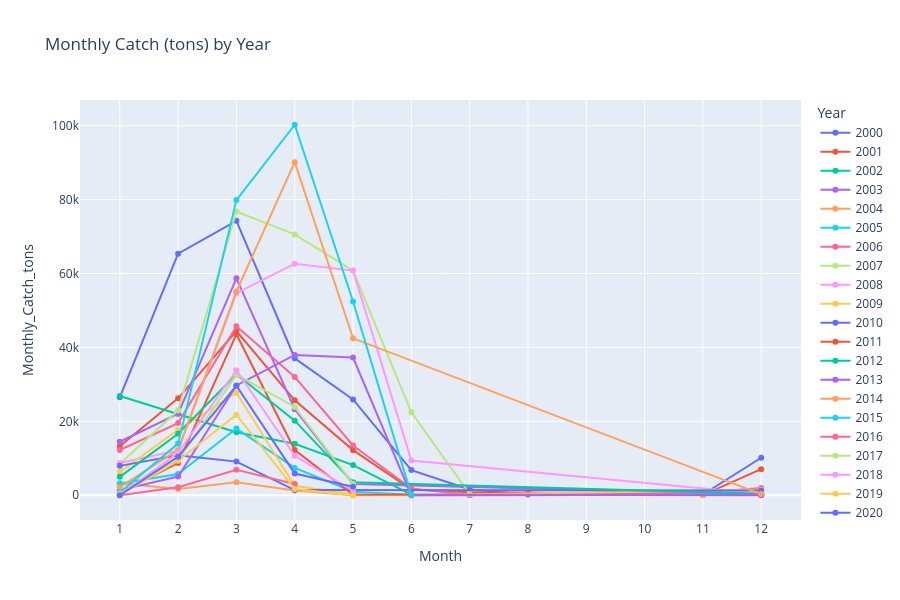

Notebook source saved alongside this figure:
### Markdown cell above
### 📈 Monthly Catch by Year

Below we plot monthly catch across years to examine seasonal and interannual variation. 
- **Interactive** plot allows hovering and zoom
- **Static PDF** is exported for reproducibility

### Code cell
# ============================
# Monthly Catch by Year (Interactive)
# ============================

# Interactive Plot
fig = px.line(
    monthly_catch,
    x="Month",
    y="Monthly_Catch_tons",
    color="Year",
    markers=True,
    title="Monthly Catch (tons) by Year",
    labels={"Monthly_Catch": "(tons)", "Month": "Month"}
)

fig.update_layout(
    legend_title="Year",
    xaxis=dict(tickmode='linear', tick0=1, dtick=1),
    hovermode='x unified',
    width=900,
    height=600
)

fig.write_html("../results/plots/monthly_catch_plot.html")
fig.show()

### Figure 1 — Plotly figure (JSON) as saved in the notebook; plotly's stock layout.template omitted (floating-point values rounded to 4 significant figures)
{"data": [{"hovertemplate": "Year=2000<br>Month=%{x}<br>Monthly_Catch_tons=%{y}<extra></extra>", "legendgroup": "2000", "line": {"color": "#636efa", "dash": "solid"}, "marker": {"symbol": "circle"}, "mode": "lines+markers", "name": "2000", "orientation": "v", "showlegend": true, "type": "scatter", "x": [1, 2, 3, 4, 5, 6, 7, 8, 11, 12], "xaxis": "x", "y": [26480.0, 65330.0, 74240.0, 37060.0, 25930.0, 6796.0, 1549.0, 219.1, 193.0, 10140.0], "yaxis": "y"}, {"hovertemplate": "Year=2001<br>Month=%{x}<br>Monthly_Catch_tons=%{y}<extra></extra>", "legendgroup": "2001", "line": {"color": "#EF553B", "dash": "solid"}, "marker": {"symbol": "circle"}, "mode": "lines+markers", "name": "2001", "orientation": "v", "showlegend": true, "type": "scatter", "x": [1, 2, 3, 4, 5, 6, 7, 8, 11, 12], "xaxis": "x", "y": [13270.0, 26210.0, 44410.0, 25670.0, 12200.0, 1556.0, 829.7, 695.5, 42.49, 7054.0], "yaxis": "y"}, {"hovertemplate": "Year=2002<br>Month=%{x}<br>Monthly_Catch_tons=%{y}<extra></extra>", "legendgroup": "2002", "line": {"color": "#00cc96", "dash": "solid"}, "marker": {"symbol": "circle"}, "mode": "lines+markers", "name": "2002", "orientation": "v", "showlegend": true, "type": "scatter", "x": [1, 2, 3, 4, 5, 6], "xaxis": "x", "y": [26850.0, 22020.0, 17030.0, 13940.0, 8165.0, 191.4], "yaxis": "y"}, {"hovertemplate": "Year=2003<br>Month=%{x}<br>Monthly_Catch_tons=%{y}<extra></extra>", "legendgroup": "2003", "line": {"color": "#ab63fa", "dash": "solid"}, "marker": {"symbol": "circle"}, "mode": "lines+markers", "name": "2003", "orientation": "v", "showlegend": true, "type": "scatter", "x": [1, 2, 3, 4, 5, 12], "xaxis": "x", "y": [14470.0, 22070.0, 58680.0, 23280.0, 3037.0, 254.8], "yaxis": "y"}, {"hovertemplate": "Year=2004<br>Month=%{x}<br>Monthly_Catch_tons=%{y}<extra></extra>", "legendgroup": "2004", "line": {"color": "#FFA15A", "dash": "solid"}, "marker": {"symbol": "circle"}, "mode": "lines+markers", "name": "2004", "orientation": "v", "showlegend": true, "type": "scatter", "x": [1, 2, 3, 4, 5, 6, 7, 11, 12], "xaxis": "x", "y": [3229.0, 1709.0, 3503.0, 1274.0, 9.651, 0.1141, 0.2607, 9.897, 51.28], "yaxis": "y"}, {"hovertemplate": "Year=2005<br>Month=%{x}<br>Monthly_Catch_tons=%{y}<extra></extra>", "legendgroup": "2005", "line": {"color": "#19d3f3", "dash": "solid"}, "marker": {"symbol": "circle"}, "mode": "lines+markers", "name": "2005", "orientation": "v", "showlegend": true, "type": "scatter", "x": [1, 2, 3, 4, 5, 6, 12], "xaxis": "x", "y": [3173.0, 5758.0, 18040.0, 7392.0, 960.3, 153.3, 243.3], "yaxis": "y"}, {"hovertemplate": "Year=2006<br>Month=%{x}<br>Monthly_Catch_tons=%{y}<extra></extra>", "legendgroup": "2006", "line": {"color": "#FF6692", "dash": "solid"}, "marker": {"symbol": "circle"}, "mode": "lines+markers", "name": "2006", "orientation": "v", "showlegend": true, "type": "scatter", "x": [1, 2, 3, 4, 5, 6, 7, 11, 12], "xaxis": "x", "y": [12250.0, 19520.0, 45710.0, 32020.0, 13470.0, 1814.0, 54.65, 713.3, 1979.0], "yaxis": "y"}, {"hovertemplate": "Year=2007<br>Month=%{x}<br>Monthly_Catch_tons=%{y}<extra></extra>", "legendgroup": "2007", "line": {"color": "#B6E880", "dash": "solid"}, "marker": {"symbol": "circle"}, "mode": "lines+markers", "name": "2007", "orientation": "v", "showlegend": true, "type": "scatter", "x": [1, 2, 3, 4, 5, 6, 7], "xaxis": "x", "y": [8435.0, 22970.0, 76730.0, 70560.0, 60780.0, 22420.0, 349.0], "yaxis": "y"}, {"hovertemplate": "Year=2008<br>Month=%{x}<br>Monthly_Catch_tons=%{y}<extra></extra>", "legendgroup": "2008", "line": {"color": "#FF97FF", "dash": "solid"}, "marker": {"symbol": "circle"}, "mode": "lines+markers", "name": "2008", "orientation": "v", "showlegend": true, "type": "scatter", "x": [1, 2, 3, 4, 5, 6, 12], "xaxis": "x", "y": [8704.0, 12120.0, 54660.0, 62640.0, 60760.0, 9388.0, 363.0], "yaxis": "y"}, {"hovertemplate": "Year=2009<br>Month=%{x}<br>Monthly_Catch_tons=%{y}<extra></extra>", "legendgroup": "2009", "line": {"color": "#FECB52", "dash": "solid"}, "marker": {"symbol": "circle"}, "mode": "lines+markers", "name": "2009", "orientation": "v", "showlegend": true, "type": "scatter", "x": [1, 2, 3, 4, 5, 6, 12], "xaxis": "x", "y": [6324.0, 17700.0, 27720.0, 2576.0, 269.7, 0.3682, 1514.0], "yaxis": "y"}, {"hovertemplate": "Year=2010<br>Month=%{x}<br>Monthly_Catch_tons=%{y}<extra></extra>", "legendgroup": "2010", "line": {"color": "#636efa", "dash": "solid"}, "marker": {"symbol": "circle"}, "mode": "lines+markers", "name": "2010", "orientation": "v", "showlegend": true, "type": "scatter", "x": [1, 2, 3, 4, 12], "xaxis": "x", "y": [7947.0, 10810.0, 9101.0, 1388.0, 1274.0], "yaxis": "y"}, {"hovertemplate": "Year=2011<br>Month=%{x}<br>Monthly_Catch_tons=%{y}<extra></extra>", "legendgroup": "2011", "line": {"color": "#EF553B", "dash": "solid"}, "marker": {"symbol": "circle"}, "mode": "lines+markers", "name": "2011", "orientation": "v", "showlegend": true, "type": "scatter", "x": [1, 2, 3, 4, 5, 12], "xaxis": "x", "y": [688.7, 8692.0, 43540.0, 12240.0, 176.8, 0.04024], "yaxis": "y"}, {"hovertemplate": "Year=2012<br>Month=%{x}<br>Monthly_Catch_tons=%{y}<extra></extra>", "legendgroup": "2012", "line": {"color": "#00cc96", "dash": "solid"}, "marker": {"symbol": "circle"}, "mode": "lines+markers", "name": "2012", "orientation": "v", "showlegend": true, "type": "scatter", "x": [1, 2, 3, 4, 5, 12], "xaxis": "x", "y": [4981.0, 16650.0, 32720.0, 20190.0, 3485.0, 434.1], "yaxis": "y"}, {"hovertemplate": "Year=2013<br>Month=%{x}<br>Monthly_Catch_tons=%{y}<extra></extra>", "legendgroup": "2013", "line": {"color": "#ab63fa", "dash": "solid"}, "marker": {"symbol": "circle"}, "mode": "lines+markers", "name": "2013", "orientation": "v", "showlegend": true, "type": "scatter", "x": [1, 2, 3, 4, 5, 6, 12], "xaxis": "x", "y": [1379.0, 5050.0, 29720.0, 37960.0, 37260.0, 5.68, 106.0], "yaxis": "y"}, {"hovertemplate": "Year=2014<br>Month=%{x}<br>Monthly_Catch_tons=%{y}<extra></extra>", "legendgroup": "2014", "line": {"color": "#FFA15A", "dash": "solid"}, "marker": {"symbol": "circle"}, "mode": "lines+markers", "name": "2014", "orientation": "v", "showlegend": true, "type": "scatter", "x": [1, 2, 3, 4, 5, 12], "xaxis": "x", "y": [2175.0, 12270.0, 55120.0, 90110.0, 42440.0, 317.4], "yaxis": "y"}, {"hovertemplate": "Year=2015<br>Month=%{x}<br>Monthly_Catch_tons=%{y}<extra></extra>", "legendgroup": "2015", "line": {"color": "#19d3f3", "dash": "solid"}, "marker": {"symbol": "circle"}, "mode": "lines+markers", "name": "2015", "orientation": "v", "showlegend": true, "type": "scatter", "x": [1, 2, 3, 4, 5, 6], "xaxis": "x", "y": [766.5, 13970.0, 79840.0, 100200.0, 52400.0, 34.15], "yaxis": "y"}, {"hovertemplate": "Year=2016<br>Month=%{x}<br>Monthly_Catch_tons=%{y}<extra></extra>", "legendgroup": "2016", "line": {"color": "#FF6692", "dash": "solid"}, "marker": {"symbol": "circle"}, "mode": "lines+markers", "name": "2016", "orientation": "v", "showlegend": true, "type": "scatter", "x": [1, 2, 3, 4], "xaxis": "x", "y": [15.54, 2182.0, 6871.0, 3018.0], "yaxis": "y"}, {"hovertemplate": "Year=2017<br>Month=%{x}<br>Monthly_Catch_tons=%{y}<extra></extra>", "legendgroup": "2017", "line": {"color": "#B6E880", "dash": "solid"}, "marker": {"symbol": "circle"}, "mode": "lines+markers", "name": "2017", "orientation": "v", "showlegend": true, "type": "scatter", "x": [1, 2, 3, 4, 5], "xaxis": "x", "y": [423.9, 9461.0, 32620.0, 23870.0, 3062.0], "yaxis": "y"}, {"hovertemplate": "Year=2018<br>Month=%{x}<br>Monthly_Catch_tons=%{y}<extra></extra>", "legendgroup": "2018", "line": {"color": "#FF97FF", "dash": "solid"}, "marker": {"symbol": "circle"}, "mode": "lines+markers", "name": "2018", "orientation": "v", "showlegend": true, "type": "scatter", "x": [1, 2, 3, 4, 5], "xaxis": "x", "y": [37.16, 11490.0, 33810.0, 10680.0, 1175.0], "yaxis": "y"}, {"hovertemplate": "Year=2019<br>Month=%{x}<br>Monthly_Catch_tons=%{y}<extra></extra>", "legendgroup": "2019", "line": {"color": "#FECB52", "dash": "solid"}, "marker": {"symbol": "circle"}, "mode": "lines+markers", "name": "2019", "orientation": "v", "showlegend": true, "type": "scatter", "x": [1, 2, 3, 4, 5], "xaxis": "x", "y": [0.2975, 9336.0, 21780.0, 1661.0, 6.634], "yaxis": "y"}, {"hovertemplate": "Year=2020<br>Month=%{x}<br>Monthly_Catch_tons=%{y}<extra></extra>", "legendgroup": "2020", "line": {"color": "#636efa", "dash": "solid"}, "marker": {"symbol": "circle"}, "mode": "lines+markers", "name": "2020", "orientation": "v", "showlegend": true, "type": "scatter", "x": [1, 2, 3, 4, 5], "xaxis": "x", "y": [4.754, 10430.0, 29630.0, 5860.0, 2283.0], "yaxis": "y"}], "layout": {"height": 600, "hovermode": "x unified", "legend": {"title": {"text": "Year"}, "tracegroupgap": 0}, "title": {"text": "Monthly Catch (tons) by Year"}, "width": 900, "xaxis": {"anchor": "y", "domain": [0, 1], "dtick": 1, "tick0": 1, "tickmode": "linear", "title": {"text": "Month"}}, "yaxis": {"anchor": "x", "domain": [0, 1], "title": {"text": "Monthly_Catch_tons"}}}}
